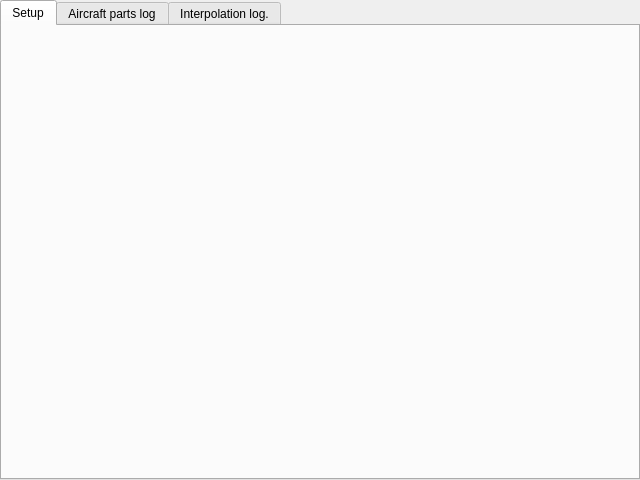
<?xml version="1.0" encoding="UTF-8"?>
<ui version="4.0">
 <class>CInterpolationComponent</class>
 <widget class="QFrame" name="CInterpolationComponent">
  <property name="geometry">
   <rect>
    <x>0</x>
    <y>0</y>
    <width>640</width>
    <height>480</height>
   </rect>
  </property>
  <property name="windowTitle">
   <string>Interpolation component</string>
  </property>
  <layout class="QVBoxLayout" name="vl_InterpolationComponent">
   <property name="leftMargin">
    <number>0</number>
   </property>
   <property name="topMargin">
    <number>0</number>
   </property>
   <property name="rightMargin">
    <number>0</number>
   </property>
   <property name="bottomMargin">
    <number>0</number>
   </property>
   <item>
    <widget class="QTabWidget" name="tw_InterpolationSetup">
     <property name="currentIndex">
      <number>0</number>
     </property>
     <widget class="QWidget" name="tb_InterpolationSetup">
      <attribute name="title">
       <string>Setup</string>
      </attribute>
      <layout class="QVBoxLayout" name="vl_InterpolationSetup">
       <property name="leftMargin">
        <number>0</number>
       </property>
       <property name="topMargin">
        <number>0</number>
       </property>
       <property name="rightMargin">
        <number>0</number>
       </property>
       <property name="bottomMargin">
        <number>0</number>
       </property>
       <item>
        <widget class="BlackGui::Components::CInterpolationSetupComponent" name="comp_InterpolationSetup"/>
       </item>
      </layout>
     </widget>
     <widget class="QWidget" name="tb_PartsHistory">
      <attribute name="title">
       <string>Aircraft parts log</string>
      </attribute>
      <layout class="QVBoxLayout" name="vl_PartsLog">
       <property name="leftMargin">
        <number>0</number>
       </property>
       <property name="topMargin">
        <number>0</number>
       </property>
       <property name="rightMargin">
        <number>0</number>
       </property>
       <property name="bottomMargin">
        <number>0</number>
       </property>
       <item>
        <widget class="BlackGui::Components::CAircraftPartsHistory" name="comp_PartsHistory"/>
       </item>
      </layout>
     </widget>
     <widget class="QWidget" name="tb_InterpolationLog">
      <attribute name="title">
       <string>Interpolation log.</string>
      </attribute>
      <layout class="QVBoxLayout" name="vl_InterpolationLog">
       <property name="leftMargin">
        <number>4</number>
       </property>
       <property name="topMargin">
        <number>4</number>
       </property>
       <property name="rightMargin">
        <number>4</number>
       </property>
       <property name="bottomMargin">
        <number>4</number>
       </property>
       <item>
        <widget class="BlackGui::Components::CCallsignCompleter" name="comp_CallsignCompleter">
         <property name="frameShape">
          <enum>QFrame::StyledPanel</enum>
         </property>
         <property name="frameShadow">
          <enum>QFrame::Raised</enum>
         </property>
        </widget>
       </item>
       <item>
        <widget class="BlackGui::Views::CStatusMessageView" name="tvp_InterpolationMessages">
         <attribute name="verticalHeaderVisible">
          <bool>false</bool>
         </attribute>
        </widget>
       </item>
       <item alignment="Qt::AlignRight">
        <widget class="QPushButton" name="pb_ReloadInterpolationMessages">
         <property name="text">
          <string>reload</string>
         </property>
        </widget>
       </item>
      </layout>
     </widget>
    </widget>
   </item>
  </layout>
 </widget>
 <customwidgets>
  <customwidget>
   <class>BlackGui::Components::CAircraftPartsHistory</class>
   <extends>QFrame</extends>
   <header>blackgui/components/aircraftpartshistory.h</header>
   <container>1</container>
  </customwidget>
  <customwidget>
   <class>BlackGui::Components::CInterpolationSetupComponent</class>
   <extends>QFrame</extends>
   <header>blackgui/components/interpolationsetupcomponent.h</header>
   <container>1</container>
  </customwidget>
  <customwidget>
   <class>BlackGui::Components::CCallsignCompleter</class>
   <extends>QFrame</extends>
   <header>blackgui/components/callsigncompleter.h</header>
   <container>1</container>
  </customwidget>
  <customwidget>
   <class>BlackGui::Views::CStatusMessageView</class>
   <extends>QTableView</extends>
   <header>blackgui/views/statusmessageview.h</header>
  </customwidget>
 </customwidgets>
 <resources/>
 <connections/>
</ui>
